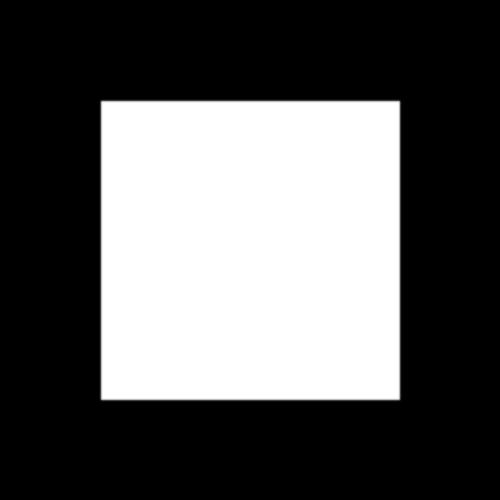
Frame 1 (no input)
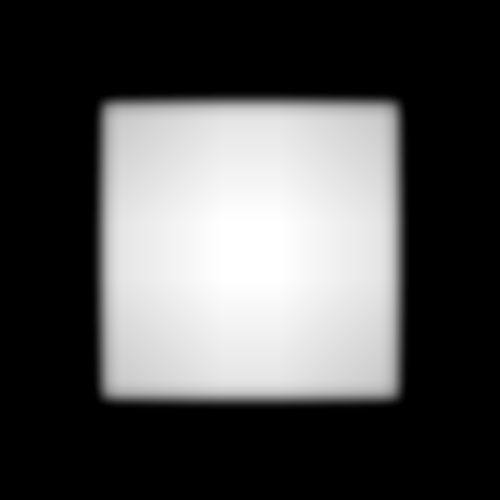
Frame 60 (the mouse pressed at the canvas centre just before this capture)
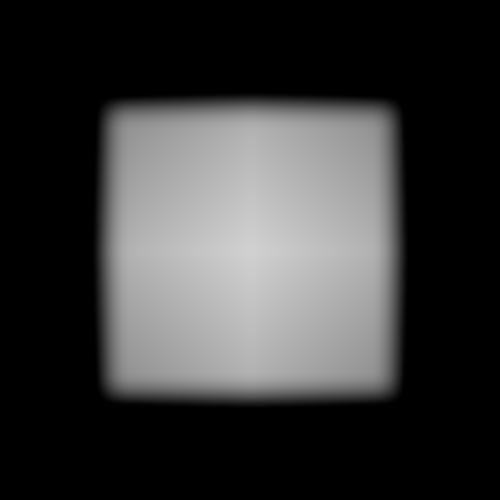
Frame 120 (the mouse held since frame 60 and released just before this capture)

The Processing sketch that drew these frames (run headless with seeded random() and noise(); from frame 60 on, the mouse is pressed at the canvas centre):

// Processing sketch: fade_out_with_blur
// ── fade_out_with_blur.pde
void setup() {
  background(0);
  size(500, 500);
  frameRate(20);
  rectMode(CENTER);
  rect(width/2,height/2,300,300);
}

void draw() { 
 
 //rect(20, 20, 10, 10);
 filter(BLUR);
}
